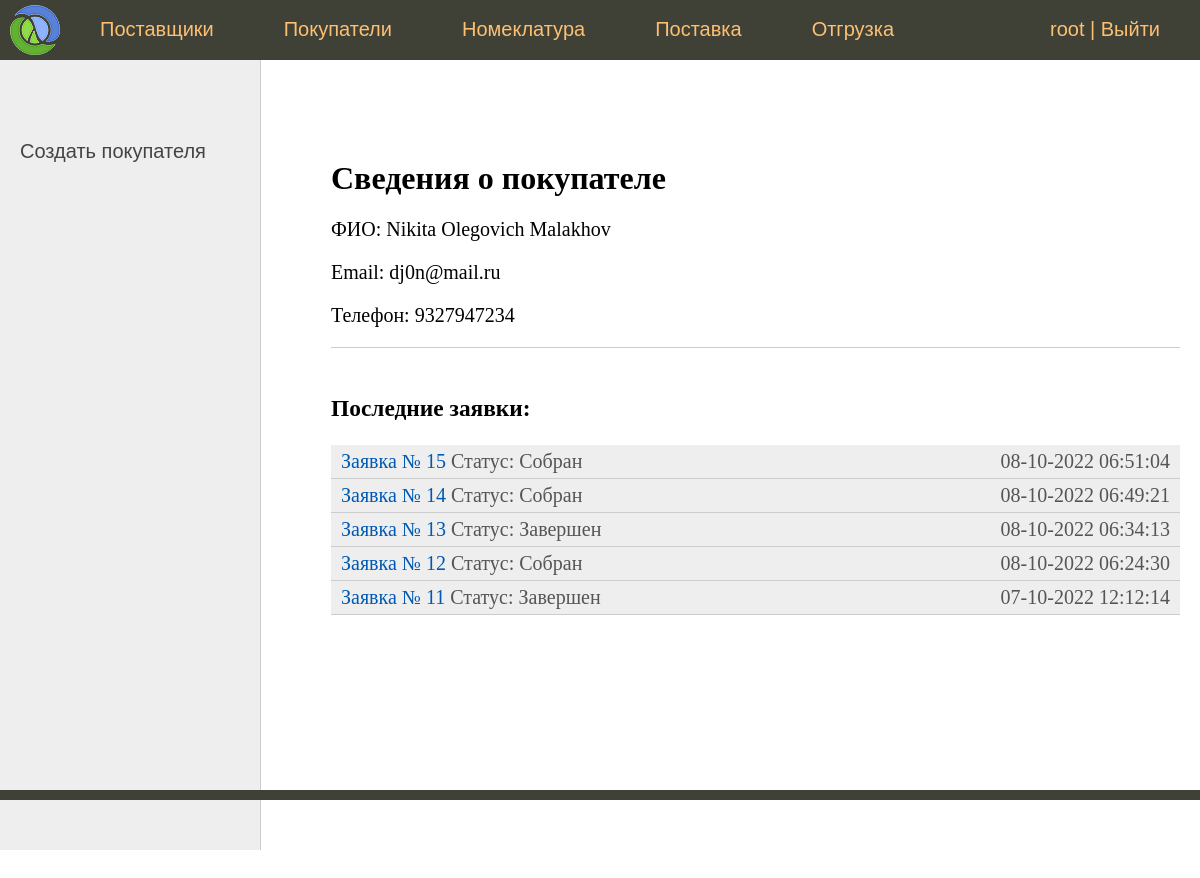
The page /buyer/8/ (signed in) on the database as committed earlier.
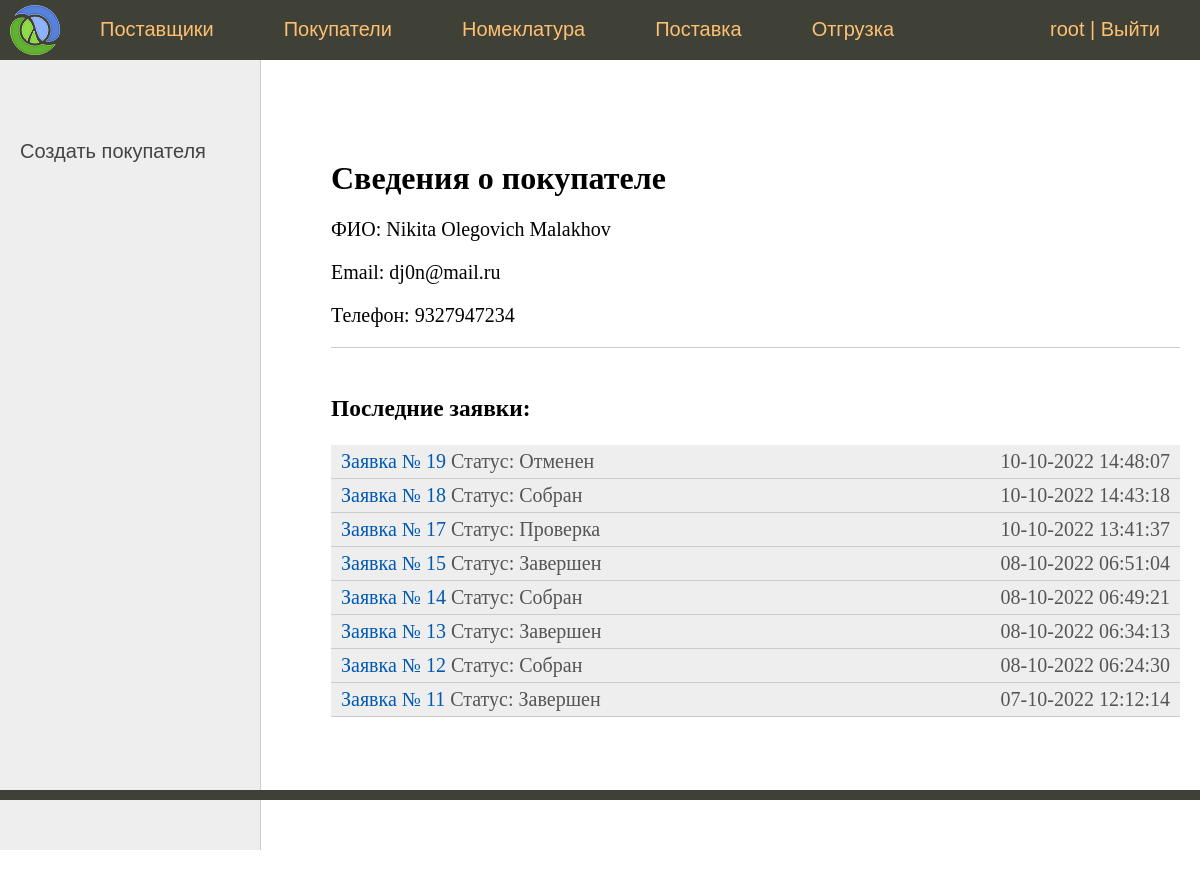
The same page on the database as committed later.
### sklad/models.py (models this page shows)
class Contactor(models.Model):
    fio = models.CharField('Фамилия Имя Отчество', max_length=100)
    email = models.EmailField('Email')
    phone = models.IntegerField('Телефон')

class Document(models.Model):
    vendor = models.ForeignKey(
        Vendor,
        on_delete=models.DO_NOTHING,
        blank=True,
        null=True,
        verbose_name='Поставщик'
    )
    buyer = models.ForeignKey(
        Buyer,
        on_delete=models.DO_NOTHING,
        blank=True,
        null=True,
        verbose_name='Покупатель'
    )
    nomenclatures = models.ManyToManyField(
        Nomenclature,
        through='DocumentNomenclatures',
        verbose_name='Номенклатура'
    )
    status = models.CharField(
        max_length=2,
        choices=Status.choices,
        default=Status.VALIDATING,
        verbose_name='Статус'
    )
    time_create = models.DateTimeField('Время создания', auto_now_add=True)
    time_update = models.DateTimeField('Время обновления статуса', auto_now=True)
    class Meta:
        verbose_name = 'Документ'
        verbose_name_plural = 'Документы'
    def get_absolute_url(self):
        return reverse('document', kwargs={'pk': self.pk})

### sklad/views.py (the view)
# urls.py: path('buyer/<int:pk>/', BuyerView.as_view(), name='buyer'),  #
class BuyerView(SuperUserRequiredMixin, DataMixin, DetailView):
    model = Buyer
    template_name = 'sklad/details_contactor.html'
    context_object_name = 'buyer'
    def get_context_data(self, *, object_list=None, **kwargs):
        context = super().get_context_data(**kwargs)
        c_def = self.get_user_context(title="Сведения о покупателе")
        context = dict(list(context.items()) + list(c_def.items()))
        context['left_menu'] = [
            {'url_name': 'buyer_add', 'title': 'Создать покупателя'}
        ]
        context['documents'] = Document.objects.filter(
            buyer=self.object).order_by('-time_create')
        return context

### sklad/mixin.py (called while the page is built)
    def dispatch(self, request, *args, **kwargs):
        if not request.user.is_superuser:
            return self.handle_no_permission()
        return super().dispatch(request, *args, **kwargs)

    def get_user_context(self, **kwargs):
        context = kwargs
        if self.request.user.is_superuser:
            context['menu'] = menu
        return context

### sklad/templates/sklad/details_contactor.html (shortened to what this page needs)
{% extends 'sklad/base.html' %}
{% block left_menu %}
    {% include 'sklad/left_menu.html' %}
{% endblock %}
{% block content %}
    {% if buyer %}
        <h1>Сведения о покупателе</h1>
        <p>ФИО: {{buyer.fio}}</p>
        <p>Email: {{buyer.email}}</p>
        <p>Телефон: {{buyer.phone}}</p>
    {% endif %}
    <ul class="list-articles"><li> </li></ul>
    <br>
    <h3>Последние заявки:</h3>
    <ul class="list-articles">
    {% for d in documents  %}
        <li>
        <div class="article-panel">
            <p class="first"><a href="{{ d.get_absolute_url }}">Заявка № {{ d.pk }}</a>  Статус: {{ d.get_status_display }}</p>
	        <p class="last">{{d.time_create|date:"d-m-Y H:i:s"}}</p>
        </div>
        </li>
    {% empty %}
        Заявок нет
    {% endfor %}
    </ul>
{% endblock %}

### sklad/templates/sklad/base.html (shortened to what this page needs)
{% load static %}
<!DOCTYPE html>
<html>
<head>
	<link type="text/css" href="{% static 'sklad/css/styles.css' %}" rel="stylesheet" />
</head>
<body>
<table class="table-page" border=0 cellpadding="0" cellspacing="0">
<tr><td valign=top>
{% block mainmenu %}
		<div class="header">
			<ul id="mainmenu" class="mainmenu">
			<li class="logo"><a href="{% url 'home' %}"><div class="logo"></div></a></li>
{% for m in menu %}
			<li><a href="{% url m.url_name %}">{{m.title}}</a></li>
{% endfor %}
            {% if request.user.is_authenticated %}
				<li class="last">{{ user.username }} | <a href="{% url 'logout' %}">Выйти</a></li>
            {% else %}
                <li class="last"><a href="{% url 'login' %}">Войти</a></li>
            {% endif %}
			</ul>
		</div>
{% endblock mainmenu %}
<table class="table-content" border=0 cellpadding="0" cellspacing="0">
<tr>
	<td valign="top" class="left-chapters">
{% block left_menu %}{% endblock %}
</td>
<td valign="top" class="content">
	<div class="content-text">
{% block content %}
{% endblock %}
	</div>
</td></tr></table>
</td></tr>
<tr><td valign=top>
	<div id="footer">
	</div>
</td></tr></table>
</body>
</html>

### sklad/templates/sklad/left_menu.html (shortened to what this page needs)
    <ul id="leftchapters">
        {% for m in left_menu %}
            <li><a href="{% url m.url_name %}">{{ m.title }}</a></li>
        {% endfor %}
	</ul>

### sklad/static/sklad/css/styles.css (style rules this page uses)
html, body { font-family: 'Arial'; margin: 0; padding: 0; height: 100%; width: 100%; color: #444; }
a { color: #0059b2; text-decoration: none; }
div.article-panel { background: #eee; padding: 5px 10px 5px 10px; box-sizing: border-box; overflow: hidden; color: #555; }
div.article-panel p.first { margin: 0; float: left; }
div.article-panel p.last { margin: 0; float: right; }
ul.list-articles { list-style: none; margin: 0; padding: 0; }
ul.list-articles li { border-bottom: 1px solid #ccc; }
.table-page { width: 100%; height: 100%; vertical-align: top; }
.table-page tr { height: 100%; }
.header { background: #3F4137; height: 60px; }
.logo { background: url('../images/logo.png') no-repeat 10px 5px; width: 70px; height: 60px; }
ul.mainmenu { list-style: none; margin: 0; padding: 0; height: 60px; color: #fdc073; font-size: 20px; overflow: hidden; }
ul.mainmenu li { float: left; margin: 18px 40px 0 30px; }
ul.mainmenu li.logo { margin: 0; }
ul.mainmenu li.last { float: right; }
ul.mainmenu li a { color: #fdc073; text-decoration: none; }
.table-content { width: 100%; min-height: 100%; height: 100%; }
.left-chapters { margin: 0; background: #eee; border-right: 1px solid #ccc; min-height: 100%; }
.left-chapters ul { width: 230px; min-height: 100%; margin: 0; padding: 20px 10px 10px 20px; list-style: none; font-size: 20px; }
.left-chapters ul li { margin: 30px 0 0 0; color: #999; }
.left-chapters ul li a { color: #444; text-decoration: none; }
.content { padding: 40px 20px 20px 40px; width: 100%; box-sizing: border-box; }
.content-text { margin: 60px 0 0 30px; color: #000; font-size: 20px; font-family: Yandex Sans Display Light; }
.content-text h1 { font-size: 32px; }
#footer { box-sizing: border-box; background: #3F4137; padding: 5px; color: #aaa; font-size: 14px; font-family: Verdana, Geneva, Arial, Helvetica; text-align: left; overflow: hidden; }

Rows that differ between the two databases and show on the page:
added Document: pk "19", status "Отменен", time_create "10-10-2022 14:48:07"
added Document: pk "18", status "Собран", time_create "10-10-2022 14:43:18"
added Document: pk "17", status "Проверка", time_create "10-10-2022 13:41:37"
changed Document id 15: status "Собран" → "Завершен"
